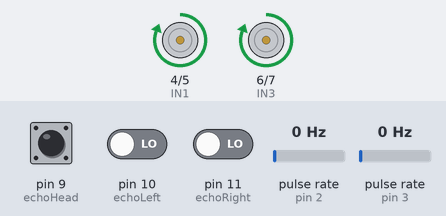
Recording of a sketch running on a simulated Arduino Uno, built with avr-gcc and run on an emulated ATmega328P. Parts: motor-driver pin pairs drawn as motors (green arrow = first pin HIGH = forward, orange = second pin HIGH = backward, longer = more drive). Wiring (inferred from the names in the program): 2 × pulse sensor: data pin 2 / data pin 3. Inputs (shaded band) come from the test bench; at power-on: pulse rate (sensors on pin 2, pin 3) 0 Hz, pin 9 (echoHead) LOW, pin 10 (echoLeft) LOW, pin 11 (echoRight) LOW.

Above: at 1.2 s.
1.3 s: pulse rate (sensor on pin 2) set to 178 Hz
4.3 s: pulse rate (sensor on pin 2) set to 182 Hz
6.1 s: pulse rate (sensor on pin 2) set to 4 Hz
At 7.5 s:
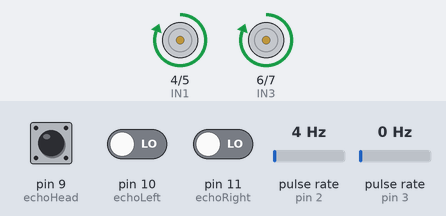
8.3 s: pin 9 (echoHead) pulsed HIGH 5 times (0.12 s each, 0.3 s apart)
At 10.3 s:
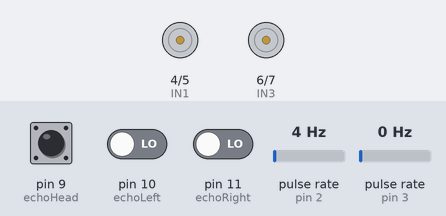
11.3 s: pulse rate (sensor on pin 3) set to 196 Hz
At 11.9 s:
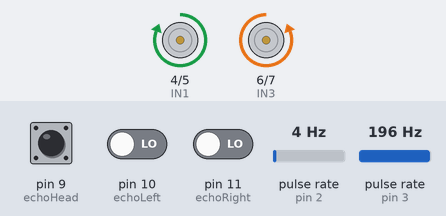
Timing chart, 0 to 14.3 s (numbered marks = the images above; inputs shaded):
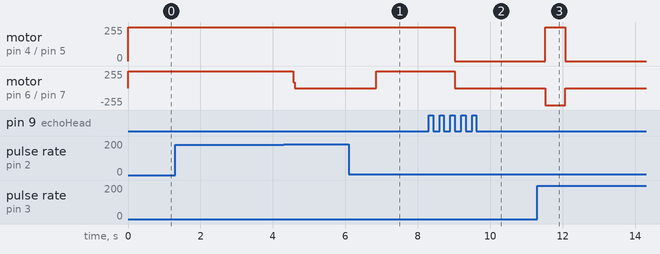

Measured:
- after the input at 1.3 s, every drawn part: stays the same
- after the input at 6.1 s, motor on pin 6 (IN3) / pin 7 (IN4): stopped → forward 255/255 after 0.76 s
- after the input at 8.3 s, motor on pin 4 (IN1) / pin 5 (IN2), motor on pin 6 (IN3) / pin 7 (IN4): forward 255/255 → stopped after 0.72 s
- after the input at 11.3 s, motor on pin 4 (IN1) / pin 5 (IN2): stopped → forward 255/255 after 0.22 s, → stopped 0.55 s later; motor on pin 6 (IN3) / pin 7 (IN4): stopped → backward 255/255 after 0.22 s, → stopped 0.55 s later

The sketch:

car.ino
```cpp
// kiem soat duoc cam bien ---- quan trong !
// co hai van de chinh: dieu khien xe va giai thuat giai me cung
// dieu khien xe thi sao? thi gom cac tac vu co ban nhu quay trai, quay phai, di thang quay dau nguoc lai va dung
// giai thuat thi sao? phan giai thuat va implemented bang code
//
// cach xoay 90 do bang encoder?

// khi dat xe o giua cach hai tuong 3cm thi cam bien tra ve no bi lech ... . --- do mcu
// cam bien < 2cm thi phai co cach xu ly! 2cm - 4cm --- cho lui xe

//wall distance???

//====================x===================
// lieu co the chay qua het me cung mot luot roi de ghi lai du lieu roi sau do moi cho no chay lai de toi uu ko?

#include "carMazeOfOz.h"


const byte trig = 8;
carMazeOfOz car;

volatile float speedValueLeft, speedValueRight;
volatile float speedValueLeft_SAMPLE[11], speedValueRight_SAMPLE[11];
volatile unsigned long timerPoint = 0, currentEncoderLeft = 0, currentEncoderRight = 0;

// Your variables are in the area below
//--------------------------------------------------//
//int adjustedSpeed = 255;
bool turnFinish = true;
bool turnRight = false;
byte setSpeedLeft = 80;
byte setSpeedRight = 80;


//const float speedSetPoint = 70;
const float distanceSetPoint = 9;
const float rateSetPoint = 0;

struct countPulse {
  byte value = 0;
  bool status = false;
};

volatile countPulse turn;

//--------------------------------------------------//

void setup() {
  Serial.begin(9600);
  car.setPin();
  car.setInterrupt();
  attachInterrupt(LOW, ENC_LEFT_ISR, RISING);
  attachInterrupt(HIGH, ENC_RIGHT_ISR, RISING);


}
//purpose of this? read speed òf two motors?
void ENC_LEFT_ISR() {
  static byte i = 0;
  speedValueLeft_SAMPLE[10] -= speedValueLeft_SAMPLE[i];
  speedValueLeft_SAMPLE[i] = (COUNTER_TIMER - currentEncoderLeft + TIMER1_STEP_CYCLE) % TIMER1_STEP_CYCLE;
  speedValueLeft_SAMPLE[10] += speedValueLeft_SAMPLE[i];
  speedValueLeft = PERIMETER_ / (speedValueLeft_SAMPLE[10] / 10);
  car.setSpeedLeft(speedValueLeft);
  i = (i + 1) % 10;
  currentEncoderLeft = COUNTER_TIMER;
  if (turn.status) {
   turn.value++;
  }

}

void ENC_RIGHT_ISR() {
  static byte i = 0;
  speedValueRight_SAMPLE[10] -= speedValueRight_SAMPLE[i];
  speedValueRight_SAMPLE[i] = (COUNTER_TIMER - currentEncoderRight + TIMER1_STEP_CYCLE) % TIMER1_STEP_CYCLE;
  speedValueRight_SAMPLE[10] += speedValueRight_SAMPLE[i];
  speedValueRight = PERIMETER_ / (speedValueRight_SAMPLE[10] / 10);
  car.setSpeedRight(speedValueRight);
  i = (i + 1) % 10;
  currentEncoderRight = COUNTER_TIMER;
  if (turn.status) {
    turn.value++;
  }
}

// Your functions are in the area below
//--------------------------------------------------//

void speedLeftPID(float speedSetPoint ) {
  float Kp = 1, Ki = 0.2;
  float e = speedSetPoint - car.getSpeedLeft();
  float P = Kp * e;
  static float I = 0;
  I += Ki * e;
  setSpeedLeft = constrain(P + I, 0, 255);
}

void speedRightPID(float speedSetPoint) {
  float Kp = 1, Ki = 0.2;
  float e = speedSetPoint - car.getSpeedRight();
  float P = Kp * e;
  static float I = 0;
  I += Ki * e;
  setSpeedRight = constrain(P + I, 0, 255);
}

//void distancePID() {
//  float Kp = 2, Ki = 0.25;
//  float e = distanceSetPoint - car.getDistanceRight();
//  float P = Kp * e;
//  static float I = 0;
//  if (e > -0.5 && e < 0.5) {
//    I = 0;
//  } else {
//    I += Ki * e;
//  }
//  setDistance = constrain(P + I, -50, 50);
//}

//void rateOfChangeDistancePID() {
//  float Kp = 0.1, Ki = 0.1;
//  float e = rateSetPoint - car.getRateOfChangeDistanceLeft();
//  float P = Kp * e;
//  static float I = 0;
//  if (e > -0.5 && e < 0.5) {
//    I = 0;
//  } else {
//    I += Ki * e;
//  }
//  setRate = constrain(P + I, -50, 50);
//}

//--------------------------------------------------//


void loop() {
  digitalWrite(trig, LOW);
  car.setSpeedLeft(speedValueLeft);
  car.setSpeedRight(speedValueRight);
  car.configureSpeed(speedValueLeft, speedValueRight);  //??

  // Your code is in the area below
  //--------------------------------------------------//
  //-----Example code-----//
  if (turnFinish) {
    if (car.getDistanceRight() > 25) {
      turn.status = true;
      turnRight = true;
    } else if (car.getDistanceHead() < 10){
      turn.status = true;
      turnRight = false;
    }
    if (turn.status) {
      turnFinish = false;
    }
  }
  if (turn.status) {
    if (turnRight) {
      speedLeftPID(40);
      speedRightPID(40);
      car.setMotorLeft(setSpeedLeft, 1);
      car.setMotorRight(setSpeedRight, 0);
    } else {
      speedLeftPID(40);
      speedRightPID(40);
      car.setMotorLeft(setSpeedLeft, 0);
      car.setMotorRight(setSpeedRight, 1);
    }
  } else {
    speedLeftPID(40);
    speedRightPID(40);
    car.setMotorLeft(setSpeedLeft, 1);
    car.setMotorRight(setSpeedRight, 1);
  }
  if (turn.value > 45) {
    turn.status = false;
    turn.value = 0;
    turnFinish = true;
    if (car.getDistanceHead() > 10) {
    speedLeftPID(40);
    speedRightPID(40);
    car.setMotorLeft(setSpeedLeft, 1);
    car.setMotorRight(setSpeedRight, 1);
    delay(550); //550
    }
  }

  if (car.getDistanceHead()> 500) {
    car.setMotorLeft(0, 0);
    car.setMotorRight(0, 0);
    delay(100);
  }


//  speedLeftPID();
//  speedRightPID();
//  car.setMotorLeft(setSpeedLeft, 1);
//  car.setMotorRight(setSpeedRight, 1);


//  // Use Serial Monitor or Plotter in Arduino IDE to display the values on the screen
//  Serial.print(car.getDistanceHead());
//  Serial.print(" ");
//  Serial.print(car.getSpeedLeft());
//////  Serial.print(car.getDistanceLeft());
//  Serial.print(" ");
//  Serial.println(car.getSpeedRight());
//  Serial.print(" ");
//  Serial.println(car.getDistanceRight());
  //-----Example code-----//

  //Righ-hand rule
  //always move forward, when detects obstacle --> always turn right
  //then move forward. when detects obstacle ahead and right, turn left
  // if detects obstacle ahead, right, left, turn around 180


  //--------------------------------------------------//
}
```

carMazeOfOz.cpp
```cpp
#include <Arduino.h>
#include <avr/interrupt.h>
#include "carMazeOfOz.h"


const byte IN1 = 4;
const byte IN2 = 5;
const byte IN3 = 6;
const byte IN4 = 7;
const byte encLeft = 2;
const byte encRight = 3;
const byte trig = 8;
const byte echoHead = 9;
const byte echoLeft = 10;
const byte echoRight = 11;

volatile float distanceHead = 0, distanceLeft = 0, distanceRight = 0;
volatile float distanceHead_SAMPLE[11], distanceLeft_SAMPLE[11], distanceRight_SAMPLE[11];
volatile unsigned long currentSensorHead = 0, currentSensorLeft = 0, currentSensorRight = 0;
volatile byte allSensor = 0;
volatile bool headHigh = 0, leftHigh = 0, rightHigh = 0;
volatile bool headIsRec = 0;

carMazeOfOz::carMazeOfOz() {
  ;
}

void carMazeOfOz::setPin() {
  pinMode(IN1, OUTPUT);
  pinMode(IN2, OUTPUT);
  pinMode(IN3, OUTPUT);
  pinMode(IN4, OUTPUT);
  pinMode(encLeft, INPUT);
  pinMode(encRight, INPUT);
  pinMode(trig, OUTPUT);
  pinMode(echoHead, INPUT);
  pinMode(echoLeft, INPUT);
  pinMode(echoRight, INPUT);
}

void carMazeOfOz::setInterrupt() {
  cli();
  TCCR1A = 0;
  TCCR1B = 0;
  TIMSK1 = 0;

  TCCR1B |= (1 << CS11) | (1 << CS10);
  COUNTER_TIMER = 0;
  TIMSK1 = (1 << TOIE1);

  PCICR = 0;
  PCMSK0 = 0;

  PCICR |= (1 << PCIE0);
  PCMSK0 |= (1 << PCINT1) | (1 << PCINT2) | (1 << PCINT3);
  sei();

  digitalWrite(trig, LOW);
}

ISR (TIMER1_OVF_vect) {
  COUNTER_TIMER = 0;
}

ISR (PCINT0_vect) {
  if (digitalRead(echoHead) != headHigh) {
    if (headHigh){
      static byte i = 0;
      distanceHead_SAMPLE[10] -= distanceHead_SAMPLE[i];
      distanceHead_SAMPLE[i] = (COUNTER_TIMER - currentSensorHead + TIMER1_STEP_CYCLE) % TIMER1_STEP_CYCLE;
      distanceHead_SAMPLE[10] += distanceHead_SAMPLE[i];
      distanceHead = ((SOUND_SPEED * STEP_TIME_64) * (distanceHead_SAMPLE[10] / 10)) / 2;
      i = (i + 1) % 10;
      ++allSensor;
    } else {
      currentSensorHead = COUNTER_TIMER;
    }
    headHigh = !headHigh;
  }
  if (digitalRead(echoLeft) != leftHigh) {
    if (leftHigh) {
      static byte i = 0;
      distanceLeft_SAMPLE[10] -= distanceLeft_SAMPLE[i];
      distanceLeft_SAMPLE[i] = (COUNTER_TIMER - currentSensorLeft + TIMER1_STEP_CYCLE) % TIMER1_STEP_CYCLE;
      distanceLeft_SAMPLE[10] += distanceLeft_SAMPLE[i];
      distanceLeft = ((SOUND_SPEED * STEP_TIME_64) * (distanceLeft_SAMPLE[10] / 10)) / 2;
      i = (i + 1) % 10;
      ++allSensor;
    } else {
      currentSensorLeft = COUNTER_TIMER;
    }
    leftHigh = !leftHigh;
  }
  if (digitalRead(echoRight) != rightHigh) {
    if (rightHigh) {
      static byte i = 0;
      distanceRight_SAMPLE[10] -= distanceRight_SAMPLE[i];
      distanceRight_SAMPLE[i] = (COUNTER_TIMER - currentSensorRight + TIMER1_STEP_CYCLE) % TIMER1_STEP_CYCLE;
      distanceRight_SAMPLE[10] += distanceRight_SAMPLE[i];
      distanceRight = ((SOUND_SPEED * STEP_TIME_64) * (distanceRight_SAMPLE[10] / 10)) / 2;
      i = (i + 1) % 10;
      ++allSensor;
    } else {
      currentSensorRight = COUNTER_TIMER;
    }
    rightHigh = !rightHigh;
  }
  if (allSensor == 3) {
    allSensor = 0;
    digitalWrite(trig, HIGH);
  }
}

void carMazeOfOz::setMotorLeft(byte speed, bool direction) {
  speed = constrain(speed, MIN_PWM, MAX_PWM);
  digitalWrite(IN4, direction);
  analogWrite(IN3, abs(255*direction - speed));
}
void carMazeOfOz::setMotorRight(byte speed, bool direction) {
  speed = constrain(speed, MIN_PWM, MAX_PWM);
  digitalWrite(IN1, direction);
  analogWrite(IN2, abs(255*direction - speed));
}

void carMazeOfOz::setSpeedLeft(volatile float speed) {
  speedValueLeft = speed;
}

void carMazeOfOz::setSpeedRight(volatile float speed) {
  speedValueRight = speed;
}

float carMazeOfOz::getSpeedLeft() {
  return speedValueLeft;
}

float carMazeOfOz::getSpeedRight() {
  return speedValueRight;
}

float carMazeOfOz::getDistanceHead() {
  return distanceHead;
}

float carMazeOfOz::getDistanceLeft() {
  return distanceLeft;
}

float carMazeOfOz::getDistanceRight() {
  return distanceRight;
}

void carMazeOfOz::configureSpeed(volatile float &speedValueLeft, volatile float &speedValueRight) {
  static byte countStopLeft = 0, countStopRight = 0;
  static float lastSpeedValueLeft = speedValueLeft;
  static float lastSpeedValueRight = speedValueRight;
  if (lastSpeedValueLeft == speedValueLeft) countStopLeft++;
  else countStopLeft = 0;
  if (lastSpeedValueRight == speedValueRight) countStopRight++;
  else countStopRight = 0;
  if (countStopLeft > 10) speedValueLeft = 0;
  if (countStopRight > 10) speedValueRight = 0;
  lastSpeedValueLeft = speedValueLeft;
  lastSpeedValueRight = speedValueRight;
}
```

carMazeOfOz.h
```cpp
#ifndef carMazeOfOz_h
#define carMazeOfOz_h
#include <Arduino.h>

/** @defgroup TIMER_CONFIGURATION
  * @{
  */
#define STEP_TIME_64      4e-6
#define TIMER1_STEP_CYCLE 65536
#define COUNTER_TIMER     TCNT1           //timer counter channel 1
/**
  * @}
  */
/** @defgroup PWM_LIMIT
  * @{
  */
#define MAX_PWM           255
#define MIN_PWM           0
/**
  * @}
  */
//----------------------------------------------------------------
#define SOUND_SPEED      34320
#define PERIMETER_       255254.4
#define FORWARD          1
#define BACKWARD         0
#define HIGH             1
#define LOW              0

class carMazeOfOz {
  public:
    carMazeOfOz();
    void setPin();
    void setInterrupt();
    void setMotorLeft(byte speed, bool direction);
    void setMotorRight(byte speed, bool direction);
    void setSpeedLeft(volatile float speed);
    void setSpeedRight(volatile float speed);
    float getSpeedLeft();
    float getSpeedRight();
    float getDistanceHead();
    float getDistanceLeft();
    float getDistanceRight();
    void configureSpeed(volatile float &speedValueLeft, volatile float &speedValueRight);
  private:
    volatile float speedValueLeft, speedValueRight;
};

#endif
```
